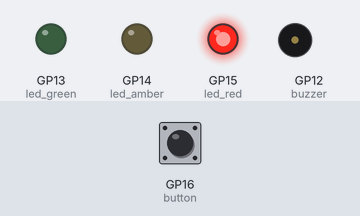
A program run on a simulated Raspberry Pi Pico running MicroPython. Shown: output pins drawn as LEDs (lit = HIGH), buzzer (waves = sounding, pin HIGH). The test bench sets the inputs (shaded band); at power-on: GP16 (button) LOW. Threads take turns every 2 ms.

Above: at 1.2 s.
1.3 s: GP16 (button) pulled HIGH for 0.15 s
At 7.6 s:
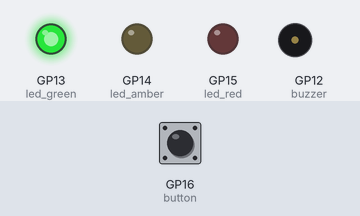
At 27.0 s:
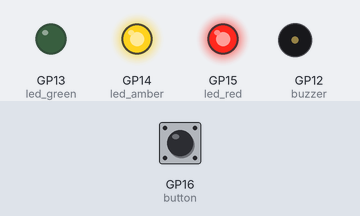
Timing chart, 0 to 29.2 s (numbered marks = the images above; inputs shaded):
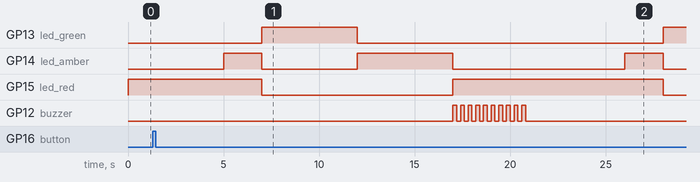

Measured:
- after the input at 1.3 s, GP12 (buzzer): alternates HIGH for 0.20 s and LOW for 0.20 s, 20 changes in all, then stays LOW, starting after 15.7 s

The program:

traffic_light_controller.py
```python
# Author: Jesus Minjares
# Master of Science in Computer Engineering
# Date 01-07-22

import machine
import utime
import _thread

# set leds as output, pin 13-15
led_red = machine.Pin(15, machine.Pin.OUT)
led_amber = machine.Pin(14, machine.Pin.OUT)
led_green = machine.Pin(13, machine.Pin.OUT)
# set button as input, pin 16
button = machine.Pin(16, machine.Pin.IN)
# set buzzer as output, pin 12
buzzer = machine.Pin(12, machine.Pin.OUT)

# create global variable
global button_pressed
button_pressed = False  # set to false

# button function
def button_reader_thread():
    global button_pressed  # recall global variable
    while True:  # loop
        if button.value() == 1:  # check if button has been pressed
            button_pressed = True  # update global variable


# create a thread for the button
_thread.start_new_thread(button_reader_thread, ())

while True:
    if button_pressed == True:  # check if the button has been pressed
        led_red.value(1)  # turn red led
        for i in range(10):  # iterate
            buzzer.value(1)  # turn on buzzer
            utime.sleep(0.2)  # 0.2 second
            buzzer.value(0)  # turn off buzzer
            utime.sleep(0.2)  # 0.2 second
        global button_pressed  # recall global variable
        button_pressed = False  # update global variable
    # turn traffic light sequence
    led_red.value(1)
    utime.sleep(5)
    led_amber.value(1)
    utime.sleep(2)
    led_red.value(0)
    led_amber.value(0)
    led_green.value(1)
    utime.sleep(5)
    led_green.value(0)
    led_amber.value(1)
    utime.sleep(5)
    led_amber.value(0)
```
